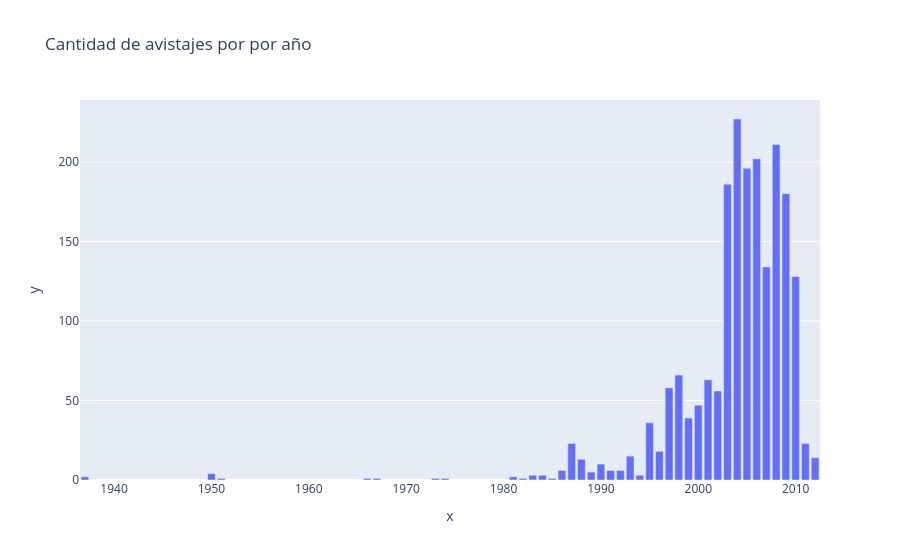

Here is the notebook cell this chart was saved with:
### Code cell
felinos_año = felinos["year"].value_counts()
px.bar(data_frame=felinos_año, x=felinos_año.index, y=felinos_año.values, title="Cantidad de avistajes por por año").show()

### Figure 1 — Plotly figure (JSON) as saved in the notebook; plotly's stock layout.template omitted (floating-point values rounded to 4 significant figures)
{"data": [{"hovertemplate": "x=%{x}<br>y=%{y}<extra></extra>", "legendgroup": "", "marker": {"color": "#636efa", "pattern": {"shape": ""}}, "name": "", "orientation": "v", "showlegend": false, "textposition": "auto", "type": "bar", "x": [2004.0, 2008.0, 2006.0, 2005.0, 2003.0, 2009.0, 2007.0, 2010.0, 1998.0, 2001.0, 1997.0, 2002.0, 2000.0, 1999.0, 1995.0, 1987.0, 2011.0, 1996.0, 1993.0, 2012.0, 1988.0, 1990.0, 1991.0, 1992.0, 1986.0, 1989.0, 1950.0, 1994.0, 1984.0, 1983.0, 1981.0, 1937.0, 1982.0, 1951.0, 1985.0, 1967.0, 1966.0, 1973.0, 1974.0], "xaxis": "x", "y": [227, 211, 202, 196, 186, 180, 134, 128, 66, 63, 58, 56, 47, 39, 36, 23, 23, 18, 15, 14, 13, 10, 6, 6, 6, 5, 4, 3, 3, 3, 2, 2, 1, 1, 1, 1, 1, 1, 1], "yaxis": "y"}], "layout": {"barmode": "relative", "legend": {"tracegroupgap": 0}, "title": {"text": "Cantidad de avistajes por por año"}, "xaxis": {"anchor": "y", "domain": [0, 1], "title": {"text": "x"}}, "yaxis": {"anchor": "x", "domain": [0, 1], "title": {"text": "y"}}}}
